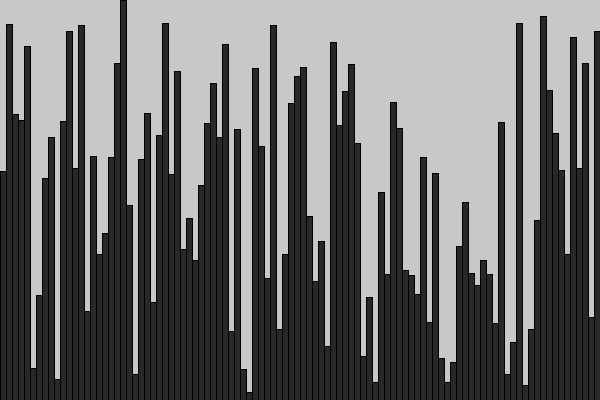
Frame 1 (no input)
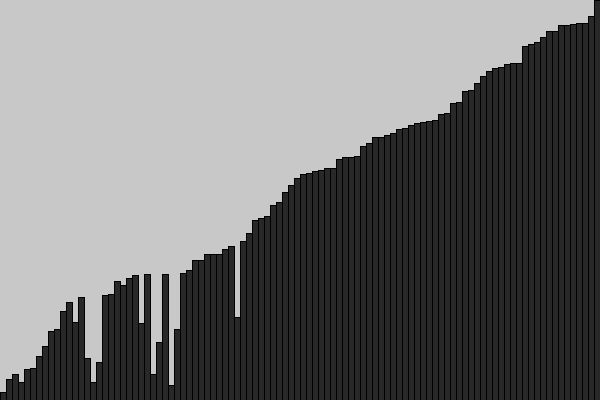
Frame 60 (the mouse pressed at the canvas centre just before this capture)
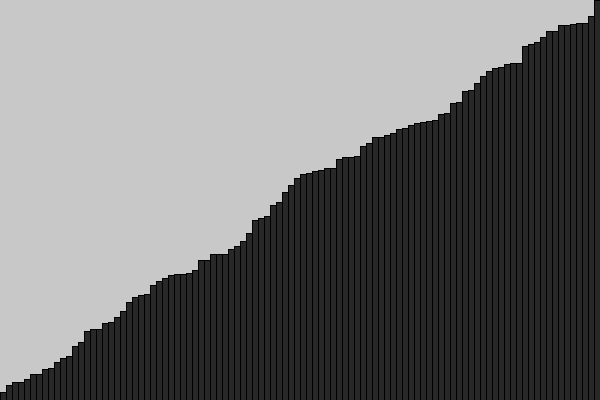
Frame 120 (the mouse held since frame 60 and released just before this capture)

The Processing sketch that drew these frames (run headless with seeded random() and noise(); from frame 60 on, the mouse is pressed at the canvas centre):

// Processing sketch: bubbleSort
// ── bubbleSort.pde
import java.util.Arrays;

float[] numbers = new float[100];

void setup() {
  size(600, 400);
  frameRate(4);
  
  for (int i = 0; i < numbers.length; i++) {
    numbers[i] = (float)Math.random();
  }
  
  // print(Arrays.toString(numbers));
}

void draw() {
  drawBars();

float temp = 0;

for (int i = 0; i < numbers.length - 1; i++){

    if (numbers[i] > numbers[i + 1]) {
      temp = numbers[i];
      numbers[i] = numbers[i + 1];
      numbers[i+1] = temp;
    }
}
  
  // sorting algorithm here (just one step)
}

void drawBars() {
  background(200);
  fill(40);
  for (int i = 0; i < numbers.length; i++) {
    float spacing = (float)width / numbers.length; 
    rect(i * spacing, height, spacing, -numbers[i] * height);
  }
}
